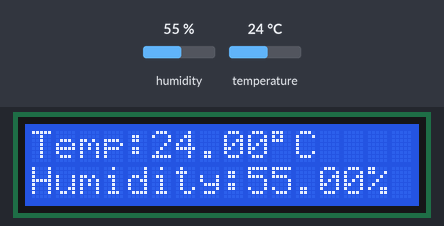
Bench run of a sketch on a simulated Arduino Uno, built with avr-gcc and run on an emulated ATmega328P. Parts: 16×2 character LCD. Inputs (shaded band) come from the test bench; at power-on: humidity 55 %, temperature 24 °C.

Above: at 1.2 s.
1.3 s: humidity set to 22 %
At 3.4 s:
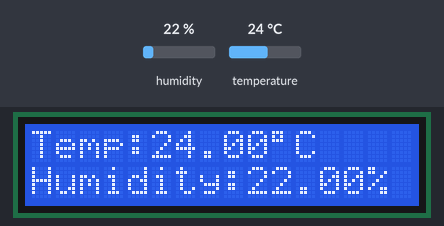
3.7 s: temperature set to 12 °C
At 5.1 s:
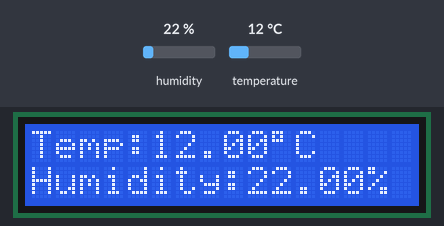
5.8 s: humidity set to 40 %
At 6.7 s:
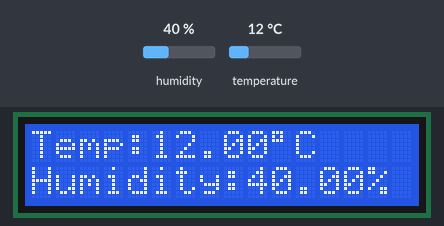
7.9 s: temperature set to 19 °C
At 9.5 s:
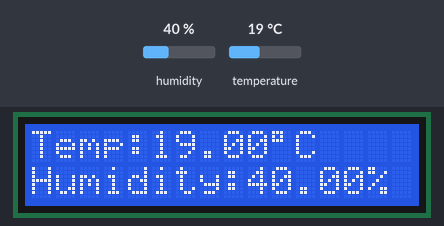
Timing chart, 0 to 11.0 s (numbered marks = the images above; inputs shaded):
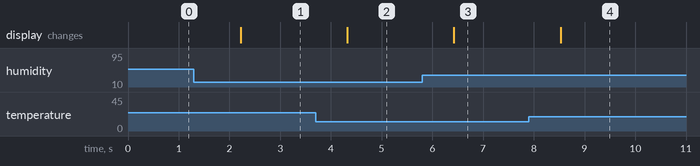

The sketch:

DHT11_IICLCD1602.ino
```cpp
//这是别人写的，仅作参考

double Fahrenheit(double celsius)
{
        return 1.8 * celsius + 32;
}    //摄氏温度度转化为华氏温度

double Kelvin(double celsius)
{
        return celsius + 273.15;
}     //摄氏温度转化为开氏温度

// 露点（点在此温度时，空气饱和并产生露珠）
// 参考: [url=http://wahiduddin.net/calc/density_algorithms.htm]http://wahiduddin.net/calc/density_algorithms.htm[/url]
double dewPoint(double celsius, double humidity)
{
        double A0= 373.15/(273.15 + celsius);
        double SUM = -7.90298 * (A0-1);
        SUM += 5.02808 * log10(A0);
        SUM += -1.3816e-7 * (pow(10, (11.344*(1-1/A0)))-1) ;
        SUM += 8.1328e-3 * (pow(10,(-3.49149*(A0-1)))-1) ;
        SUM += log10(1013.246);
        double VP = pow(10, SUM-3) * humidity;
        double T = log(VP/0.61078);   // temp var
        return (241.88 * T) / (17.558-T);
}

// 快速计算露点，速度是5倍dewPoint()
// 参考: [url=http://en.wikipedia.org/wiki/Dew_point]http://en.wikipedia.org/wiki/Dew_point[/url]
double dewPointFast(double celsius, double humidity)
{
        double a = 17.271;
        double b = 237.7;
        double temp = (a * celsius) / (b + celsius) + log(humidity/100);
        double Td = (b * temp) / (a - temp);
        return Td;
}

#include <dht11.h>
#include <Wire.h>
#include <LiquidCrystal_I2C.h>

LiquidCrystal_I2C lcd(0x27,16,2); // set the LCD address to 0x27 for a 16 chars and 2 line display

dht11 DHT11;

#define DHT11PIN 8

void setup()
{
  lcd.init();                      // initialize the lcd
  lcd.backlight();
  lcd.print("Waiting...");
  Serial.begin(9600);
}
void loop()
{
  int chk = DHT11.read(DHT11PIN);

  switch (chk)
  {
    case DHTLIB_OK:
                lcd.setCursor(0, 0);
                lcd.print("Temp:");
                lcd.print((float)DHT11.temperature,2);
                lcd.write(0xDF);
                lcd.print("C");

                lcd.setCursor(0, 1);
                lcd.print("Humidity:");
                lcd.print((float)DHT11.humidity,2);
                lcd.print("%");

                break;
    case DHTLIB_ERROR_CHECKSUM:
                lcd.clear();
                lcd.print("Checksum error");
                delay(1000);
                lcd.clear();
                break;
    case DHTLIB_ERROR_TIMEOUT:
                lcd.clear();
                lcd.print("Time out error");
                delay(1000);
                lcd.clear();
                break;
    default:
                lcd.clear();
                lcd.print("Unknown error");
                delay(1000);
                lcd.clear();
                break;
  }
  delay(1000);
}
```

Measured:
- after the input at 1.3 s, the display: changes after 0.92 s (image 1)
- after the input at 3.7 s, the display: changes after 0.63 s (image 2)
- after the input at 5.8 s, the display: changes after 0.63 s (image 3)
- after the input at 7.9 s, the display: changes after 0.63 s (image 4)
